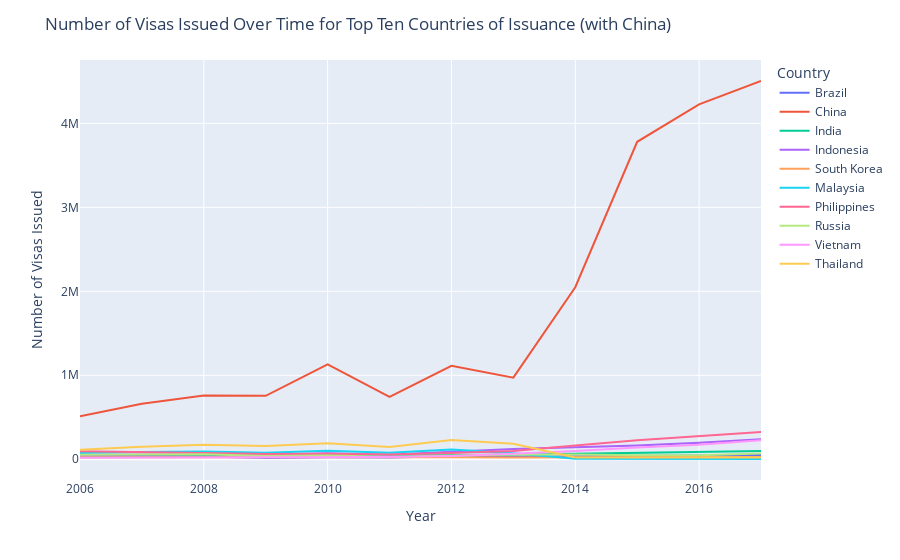

This figure's notebook cell:
### Code cell
# Plot visas issued for top ten countries of issuance (with China) from 2006-2017
top_countries = visas[visas['Country'] != 'total'].groupby('Country')['Number of issued'].sum().nlargest(10).index
top_countries_data = visas[(visas['Country'].isin(top_countries)) & (visas['Country'] != 'total')]

fig = px.line(top_countries_data, x='Year', y='Number of issued', color='Country')
fig.update_layout(title='Number of Visas Issued Over Time for Top Ten Countries of Issuance (with China)',
                  xaxis_title='Year',
                  yaxis_title='Number of Visas Issued')
fig.show()

### Figure 1 — Plotly figure (JSON) as saved in the notebook; plotly's stock layout.template omitted (floating-point values rounded to 4 significant figures)
{"data": [{"hovertemplate": "Country=Brazil<br>Year=%{x}<br>Number of issued=%{y}<extra></extra>", "legendgroup": "Brazil", "line": {"color": "#636efa", "dash": "solid"}, "marker": {"symbol": "circle"}, "mode": "lines", "name": "Brazil", "orientation": "v", "showlegend": true, "type": "scatter", "x": [2017, 2016, 2015, 2014, 2013, 2012, 2011, 2010, 2009, 2008, 2007, 2006], "xaxis": "x", "y": [50885, 44676, 38798, 34217, 28697, 35049, 21677, 22716, 16019, 31819, 38109, 41927], "yaxis": "y"}, {"hovertemplate": "Country=China<br>Year=%{x}<br>Number of issued=%{y}<extra></extra>", "legendgroup": "China", "line": {"color": "#EF553B", "dash": "solid"}, "marker": {"symbol": "circle"}, "mode": "lines", "name": "China", "orientation": "v", "showlegend": true, "type": "scatter", "x": [2017, 2016, 2015, 2014, 2013, 2012, 2011, 2010, 2009, 2008, 2007, 2006], "xaxis": "x", "y": [4504718, 4225832, 3780773, 2048106, 971542, 1112407, 742982, 1128542, 754817, 759694, 660487, 511606], "yaxis": "y"}, {"hovertemplate": "Country=India<br>Year=%{x}<br>Number of issued=%{y}<extra></extra>", "legendgroup": "India", "line": {"color": "#00cc96", "dash": "solid"}, "marker": {"symbol": "circle"}, "mode": "lines", "name": "India", "orientation": "v", "showlegend": true, "type": "scatter", "x": [2017, 2016, 2015, 2014, 2013, 2012, 2011, 2010, 2009, 2008, 2007, 2006], "xaxis": "x", "y": [96658, 89183, 74088, 66696, 55622, 50938, 40603, 48433, 39330, 46782, 46898, 44406], "yaxis": "y"}, {"hovertemplate": "Country=Indonesia<br>Year=%{x}<br>Number of issued=%{y}<extra></extra>", "legendgroup": "Indonesia", "line": {"color": "#ab63fa", "dash": "solid"}, "marker": {"symbol": "circle"}, "mode": "lines", "name": "Indonesia", "orientation": "v", "showlegend": true, "type": "scatter", "x": [2017, 2016, 2015, 2014, 2013, 2012, 2011, 2010, 2009, 2008, 2007, 2006], "xaxis": "x", "y": [239201, 195880, 162273, 141321, 122376, 90498, 54481, 70134, 54578, 59175, 56369, 50868], "yaxis": "y"}, {"hovertemplate": "Country=South Korea<br>Year=%{x}<br>Number of issued=%{y}<extra></extra>", "legendgroup": "South Korea", "line": {"color": "#FFA15A", "dash": "solid"}, "marker": {"symbol": "circle"}, "mode": "lines", "name": "South Korea", "orientation": "v", "showlegend": true, "type": "scatter", "x": [2017, 2016, 2015, 2014, 2013, 2012, 2011, 2010, 2009, 2008, 2007, 2006], "xaxis": "x", "y": [26410, 23726, 20399, 18861, 21644, 22964, 21370, 22977, 23525, 23110, 24147, 23332], "yaxis": "y"}, {"hovertemplate": "Country=Malaysia<br>Year=%{x}<br>Number of issued=%{y}<extra></extra>", "legendgroup": "Malaysia", "line": {"color": "#19d3f3", "dash": "solid"}, "marker": {"symbol": "circle"}, "mode": "lines", "name": "Malaysia", "orientation": "v", "showlegend": true, "type": "scatter", "x": [2017, 2016, 2015, 2014, 2013, 2012, 2011, 2010, 2009, 2008, 2007, 2006], "xaxis": "x", "y": [2784, 2718, 2887, 5621, 70231, 115348, 78564, 101955, 76933, 92612, 86251, 74470], "yaxis": "y"}, {"hovertemplate": "Country=Philippines<br>Year=%{x}<br>Number of issued=%{y}<extra></extra>", "legendgroup": "Philippines", "line": {"color": "#FF6692", "dash": "solid"}, "marker": {"symbol": "circle"}, "mode": "lines", "name": "Philippines", "orientation": "v", "showlegend": true, "type": "scatter", "x": [2017, 2016, 2015, 2014, 2013, 2012, 2011, 2010, 2009, 2008, 2007, 2006], "xaxis": "x", "y": [325564, 275537, 225676, 163386, 99258, 74424, 56347, 66466, 62174, 75508, 86532, 94053], "yaxis": "y"}, {"hovertemplate": "Country=Russia<br>Year=%{x}<br>Number of issued=%{y}<extra></extra>", "legendgroup": "Russia", "line": {"color": "#B6E880", "dash": "solid"}, "marker": {"symbol": "circle"}, "mode": "lines", "name": "Russia", "orientation": "v", "showlegend": true, "type": "scatter", "x": [2017, 2016, 2015, 2014, 2013, 2012, 2011, 2010, 2009, 2008, 2007, 2006], "xaxis": "x", "y": [67445, 47262, 47813, 57606, 54948, 45486, 30162, 45843, 38672, 57964, 58719, 54705], "yaxis": "y"}, {"hovertemplate": "Country=Vietnam<br>Year=%{x}<br>Number of issued=%{y}<extra></extra>", "legendgroup": "Vietnam", "line": {"color": "#FF97FF", "dash": "solid"}, "marker": {"symbol": "circle"}, "mode": "lines", "name": "Vietnam", "orientation": "v", "showlegend": true, "type": "scatter", "x": [2017, 2016, 2015, 2014, 2013, 2012, 2011, 2010, 2009, 2008, 2007, 2006], "xaxis": "x", "y": [226993, 171643, 139236, 96648, 65305, 39581, 26860, 26764, 22066, 23944, 21513, 18060], "yaxis": "y"}, {"hovertemplate": "Country=Thailand<br>Year=%{x}<br>Number of issued=%{y}<extra></extra>", "legendgroup": "Thailand", "line": {"color": "#FECB52", "dash": "solid"}, "marker": {"symbol": "circle"}, "mode": "lines", "name": "Thailand", "orientation": "v", "showlegend": true, "type": "scatter", "x": [2017, 2016, 2015, 2014, 2013, 2012, 2011, 2010, 2009, 2008, 2007, 2006], "xaxis": "x", "y": [21327, 21370, 20857, 21322, 183684, 228528, 145869, 190313, 157062, 171503, 149554, 112289], "yaxis": "y"}], "layout": {"legend": {"title": {"text": "Country"}, "tracegroupgap": 0}, "margin": {"t": 60}, "title": {"text": "Number of Visas Issued Over Time for Top Ten Countries of Issuance (with China)"}, "xaxis": {"anchor": "y", "domain": [0, 1], "title": {"text": "Year"}}, "yaxis": {"anchor": "x", "domain": [0, 1], "title": {"text": "Number of Visas Issued"}}}}
